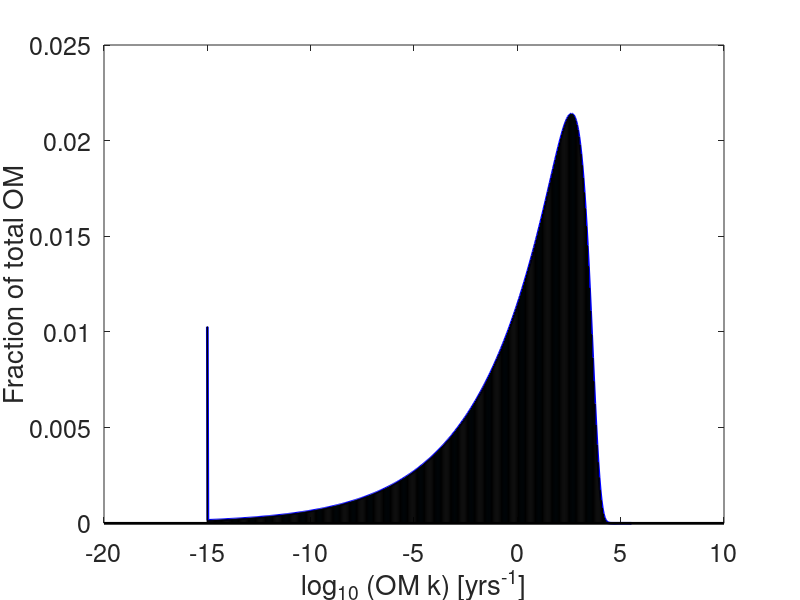

The MATLAB script that drew this image: (Note: this script raises an error after producing the figure.)
%% Supplementary code to replicate figure 1b: Approximation of the RCM with 
% a multi-F approach

% CITATION:Pika et al. (2020), GMD. DOI:
% Written for Matlab 2020a by Philip Pika, ver. 2018-20-10
% Contact: philip.pika@ulb.be

%% Begin Code
clearvars; close all; clc
set(0,'defaultLineLineWidth', 2)
set(0,'DefaultAxesFontSize',18)
figure
% define parameters
nG=400;                 % number of G fractions used to approximate a-nu continuum
nu=0.125;%0.125;               % nu
a=3e-4;%3e-4;                    % a
POC0=2;                 % TOC at SWI (%)
w0=0.074;%0.004;        % sed rate in cm/yr
db0=27.6;               % bioturbation coefficient in cm2/yr
zinf = 100;
dz=10;                  % resolution
emin= log10(10e-16);%...
    %nu./(a+(zinf./w0))...
    %) - 1;                    % lower k limit for k-bins of multi-G approximation, i.e. k=1e-15 yr-1
% subtracted 1 to be on the conservative side.
emax=-log10(a)+2;       % upper k limit for k-bins of multi-G approximation
if emin >= emax;error('emin >= emax, this cannot be!');end

%__________________________________________________________________________
%   multi-G approximation of the reactive continuum model for the
%   bioturbated zone
%   (analytical solution of multi-G advection-diffusion-reaction equation,
%   k and F of the multi-G model are calculated by integrating the reactive
%   continuum model)
%__________________________________________________________________________

% calculate first and last bin of the multi-G model from a-nu distribution
k(1)= 10^(emin);
kk(1)=10^(emin);
F(1) = gammainc(a*10^emin,nu,'lower');
kk(nG)=10^(emax);
k(nG)=10^(emax);
F(nG) = gammainc(a*10^emax,nu,'upper');
% calculate intemediate bins of the multi-G model from a-nu distribution
G=2:nG-1;
ne=emin+(1:nG-2).*(emax-emin)./(nG-1);
kk(2:nG-1)=10.^ne; clear ne
G_inc_0 = gammainc(a*kk(1:nG-2),nu,'upper');
G_inc_1 = gammainc(a*kk(2:nG-1),nu,'upper'); % G = 2:end-1
F(G) = (G_inc_0 - G_inc_1);
k(G)=kk(1:nG-2)+(kk(2:nG-1)-kk(1:nG-2))/2; clear G*
if abs(sum(F)-1) > 0.0001;warning('F~=1!!');end

Fnonbioi = F.* ( POC0*(1-0.7)*w0 );
POC0i = F.*POC0;
sum(POC0i)

a1 = (w0-(w0^2+4*db0*k).^(1/2))/(2*db0);
b1 = (w0+(w0^2+4*db0.*k).^(1/2))/(2*db0);
a2=(-k./w0);

kapp_100G = nu/a


plot(log10(k), POC0i,'b')
hold on
bar(log10(k), POC0i)
xlabel('log_{10} (OM k) [yrs^{-1}]')
ylabel('Fraction of total OM')
box on;
%title(['Sum all F: '  num2str(sum(F),20)])
%ntitle(['emin: ' num2str(emin) ', emax: ' num2str(emax)])
set(gcf,'Position',[680 678 860 420],'color','w')
export_fig(gcf,'ApproximationOfRCM','-pdf','-png','-r150')
